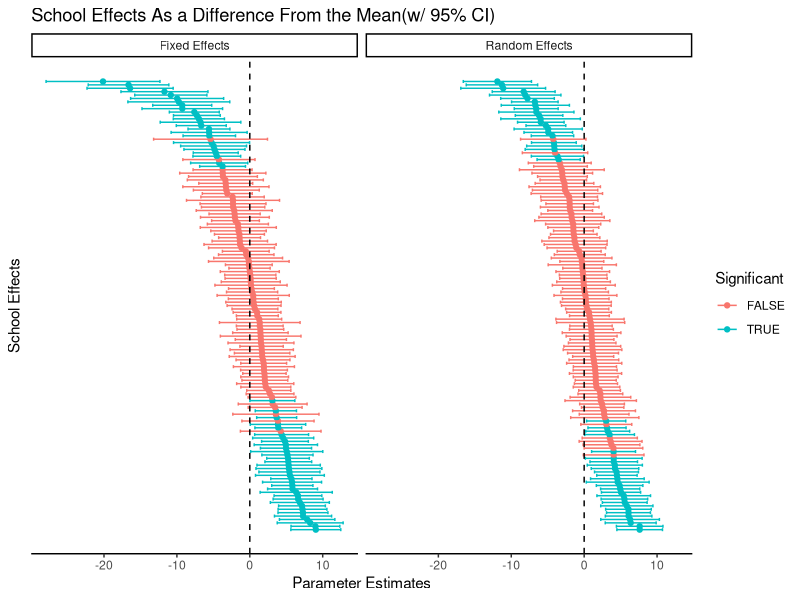
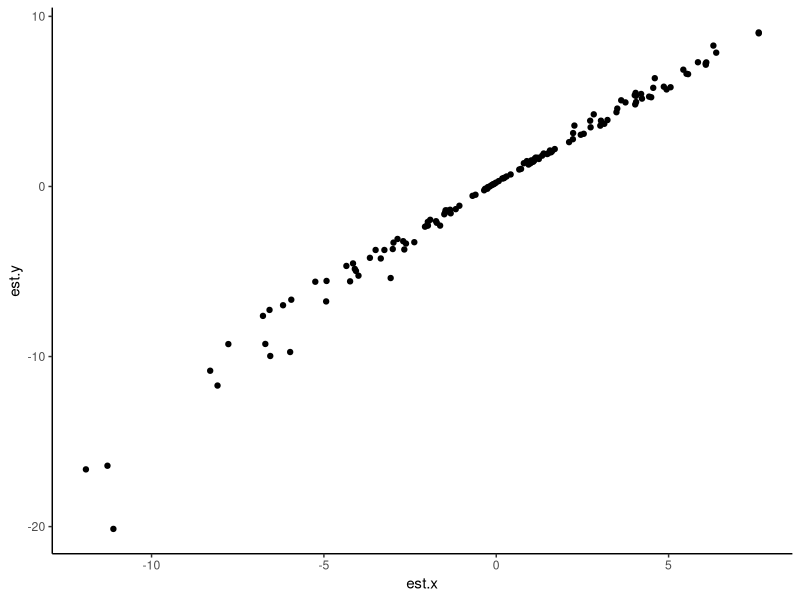

Reproduce these figures in R, in order.
rm(list=ls())
library(lme4)
library(arm)
library(MASS)
library(tidyverse)

data(nlschools)

M0 <- lmer(lang ~ 1 + (1 | class), REML=FALSE, data=nlschools)
summary(M0)

# Extract random effects and compute CIs
reDF <- tibble(
    est = ranef(M0)$class[,1],
    se = se.ranef(M0)$class[,1],
    `2.5 %` = est - 1.96*se,
    `97.5 %` = est + 1.96*se) %>%
    mutate(trueID = 1:n()) %>%
    arrange(-est) %>%
    mutate(id=1:n()) %>%
    mutate(Significant=(0 > `97.5 %` & 0 >`2.5 %`) | (0 < `97.5 %` & 0 <`2.5 %`)) %>%
    mutate(model="Random Effects")

# Compare with the fixed effects estimates 
parEst <- lm(
    lang ~ class, data=nlschools, contrasts=list(class = contr.sum))

# calc the stats for the last coefficient
muLast <- -sum(coefficients(parEst)[-1])
sterrLast <- sqrt(sum(vcov(parEst)[-1,-1]))


feDF <- confint(parEst) %>%
    as_tibble %>%
    mutate(coef=names(parEst$coefficients)) %>%
    mutate(est=unname(parEst$coefficients)) %>%
    filter(coef != "(Intercept)") %>%
    rbind(tibble(
        `2.5 %` = muLast - 1.98*sterrLast,
        `97.5 %` = muLast + 1.98*sterrLast,
        coef = paste0("schoolid", length(unique(nlschools$class))),
        est = muLast
    )) %>%
    mutate(trueID=1:n()) %>%
    arrange(-est) %>%
    mutate(id=1:n()) %>%
    mutate(Significant=(0 > `97.5 %` & 0 >`2.5 %`) | (0 < `97.5 %` & 0 <`2.5 %`)) %>%
    mutate(model="Fixed Effects")

bind_rows(reDF, feDF) %>%
    ggplot(aes(x=id, y=est, ymin=`2.5 %`, ymax=`97.5 %`, color=Significant)) +
    coord_flip() +
    theme_classic() +
    geom_point() +
    geom_errorbar() +
    labs(x="School Effects", y="Parameter Estimates") +
    theme(
        axis.line.y = element_blank(),
        axis.ticks.y = element_blank(),
        axis.text.y = element_blank()) +
    geom_hline(yintercept = 0, linetype=2) +
    ggtitle("School Effects As a Difference From the Mean(w/ 95% CI)") +
    facet_wrap(~model)

left_join(reDF, feDF,by="trueID") %>%
    ggplot(aes(est.x, est.y)) +
    geom_point() +
    theme_classic()

# check
nlschools %>%
    group_by(class) %>%
    summarise(n=n(), sd=sd(lang), mu=mean(lang)) %>%
    mutate(st.err=sd/sqrt(n))
